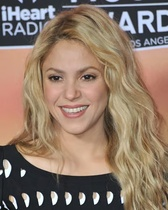
#> input picture server/test_images/shakira1.jpg, 168 x 210 px, shrunk from 360 x 450 before the run, found by its file name
$ jupyter execute --allow-errors data_cleaning.ipynb   (shell and % lines are left out)
#> lines starting #> are read from the running program, lines starting #| are printed output that depends on the picture
<h2 style='color:blue' align='center'>Influencer Image Classification: Data Cleaning<h2>

Special thanks to Debjyoti Paul (My data scientist friend at Amazon) for help with this project

[cell 1]
import numpy as np
import cv2
import matplotlib
from matplotlib import pyplot as plt

#### When we look at any image, most of the time we identify a person using a face. An image might contain multiple faces, also the face can be obstructed and not clear. The first step in our pre-processing pipeline is to detect faces from an image. Once face is detected, we will detect eyes, if two eyes are detected then only we keep that image otherwise discard it.</h4>

#### Now how do you detect face and eyes?

[cell 2]
img = cv2.imread('./images_dataset/shakira/shakira3.jpg')
#> (the rest of this cell did not finish here and is left out)

#> (a cell that did not finish here is left out)

#> (a cell that did not finish here is left out)

#> (a cell that did not finish here is left out)

#> (a cell that did not finish here is left out)

[cell 7]
face_cascade = cv2.CascadeClassifier('./model/opencv/haarcascades/haarcascade_frontalface_default.xml')
eye_cascade = cv2.CascadeClassifier('./model/opencv/haarcascades/haarcascade_eye.xml')

#> (the rest of this cell did not finish here and is left out)

#> (a cell that did not finish here is left out)

#> (a cell that did not finish here is left out)

[cell 10]
cv2.destroyAllWindows()
#> (the rest of this cell did not finish here and is left out)

#> (a cell that did not finish here is left out)

[cell 12]
def get_cropped_image_if_2_eyes(image_path):
    img = cv2.imread(image_path)
    if img is None:
        print(f"Error: Image not loaded! Check the file path.{image_path}")
    else:
        gray = cv2.cvtColor(img, cv2.COLOR_BGR2GRAY)  # Now safe to convert
    faces = face_cascade.detectMultiScale(gray, 1.3, 5)
    for (x,y,w,h) in faces:
        roi_gray = gray[y:y+h, x:x+w]
        roi_color = img[y:y+h, x:x+w]
        eyes = eye_cascade.detectMultiScale(roi_gray)
        if len(eyes) >= 2:
            return roi_color

[cell 13]
original_image = cv2.imread('./images_dataset/shakira/shakira1.jpg')
#> original_image is the input picture: shape (210, 168, 3); mean B, G, R 104.9, 121.2, 142.9
plt.imshow(original_image)

#> (a cell that did not finish here is left out)

plt.imshow(cropped_image)

[cell 15]
org_image_obstructed = cv2.imread('./images_dataset/shakira/shakira2.jpg')
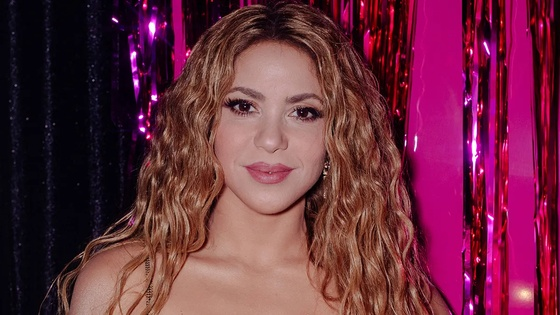
#> input picture server/test_images/shakira2.jpg, 560 x 315 px, shrunk from 1200 x 675 before the run, found by its file name
#> org_image_obstructed is the input picture: shape (315, 560, 3); mean B, G, R 63.5, 43.4, 107.6
plt.imshow(org_image_obstructed)

[cell 16]
cropped_image_no_2_eyes = get_cropped_image_if_2_eyes('./images_dataset/shakira/shakira2.jpg')
#> call 2 of get_cropped_image_if_2_eyes, with image_path = './images_dataset/shakira/shakira2.jpg'
#> in get_cropped_image_if_2_eyes (call 2), `gray = cv2.cvtColor(img, cv2.COLOR_BGR2GRAY)`:
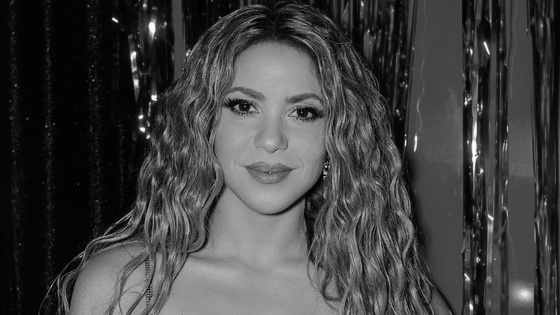
#> gray: shape (315, 560); min 0, max 254, mean 64.9
#> in get_cropped_image_if_2_eyes (call 2), `faces = face_cascade.detectMultiScale(gray, 1.3, 5)`: faces = [[183, 43, 174, 174]]
#> the loop in get_cropped_image_if_2_eyes, `for (x,y,w,h) in faces:` made 1 pass
#> (x, y, w, h, eyes) on pass 1: (183, 43, 174, 174, [[38, 45, 38, 38], [99, 50, 40, 40], [59, 102, 48, 48]])
#> pass 1, in get_cropped_image_if_2_eyes (call 2), `roi_gray = gray[y:y+h, x:x+w]`:
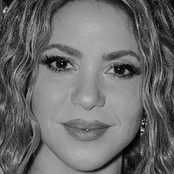
#> roi_gray: shape (174, 174); min 1, max 230, mean 107
#> pass 1, in get_cropped_image_if_2_eyes (call 2), `roi_color = img[y:y+h, x:x+w]`:
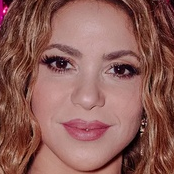
#> roi_color: shape (174, 174, 3); mean B, G, R 87, 93.4, 141.3
cropped_image_no_2_eyes

[cell 17]
path_to_data = "./images_dataset/"
path_to_cr_data = "./images_dataset/cropped/"

[cell 18]
import os
img_dirs = []
for entry in os.scandir(path_to_data):
    if entry.is_dir():
        img_dirs.append(entry.path)

[cell 19]
img_dirs

[cell 20]
import shutil
if os.path.exists(path_to_cr_data):
     shutil.rmtree(path_to_cr_data)
os.mkdir(path_to_cr_data)

[cell 21]
cropped_image_dirs = []
influencer_file_names_dict = {}

for img_dir in img_dirs:
    count = 1
    influencer_name = img_dir.split('/')[-1]
    print(influencer_name)

    influencer_file_names_dict[influencer_name] = []

    for entry in os.scandir(img_dir):
        roi_color = get_cropped_image_if_2_eyes(entry.path)
#> call 3 of get_cropped_image_if_2_eyes, with image_path = './images_dataset/elonmusk/0x0.jpg'
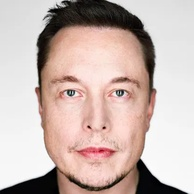
#> input picture model/images_dataset/elonmusk/0x0.jpg, 194 x 194 px, shrunk from 416 x 416 before the run
#> in get_cropped_image_if_2_eyes, img is the input picture: shape (194, 194, 3); mean B, G, R 175.6, 181.5, 200
#> in get_cropped_image_if_2_eyes (call 3), `gray = cv2.cvtColor(img, cv2.COLOR_BGR2GRAY)`:
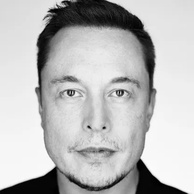
#> gray: shape (194, 194); min 0, max 254, mean 186.4
#> in get_cropped_image_if_2_eyes (call 3), `faces = face_cascade.detectMultiScale(gray, 1.3, 5)`: faces = [[29, 39, 134, 134]]
#> the loop in get_cropped_image_if_2_eyes, `for (x,y,w,h) in faces:` made 1 pass
#> (x, y, w, h, eyes) on pass 1: (29, 39, 134, 134, [[25, 38, 32, 32], [74, 38, 32, 32]])
#> pass 1, in get_cropped_image_if_2_eyes (call 3), `roi_gray = gray[y:y+h, x:x+w]`:
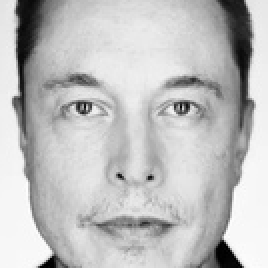
#> roi_gray: shape (134, 134) (shown 2 times larger); min 0, max 254, mean 191
#> pass 1, in get_cropped_image_if_2_eyes (call 3), `roi_color = img[y:y+h, x:x+w]`:
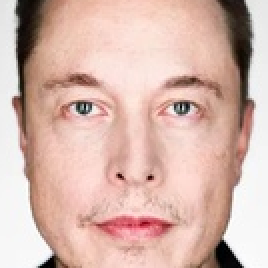
#> roi_color: shape (134, 134, 3) (shown 2 times larger); mean B, G, R 172.4, 182.4, 214.9
